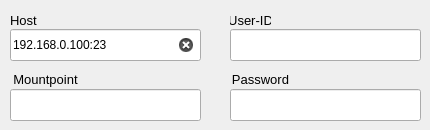
          <widget class="QWidget" name="tab_ntrip_2">
           <attribute name="title">
            <string>NTRIP Client</string>
           </attribute>
           <widget class="QLineEdit" name="lineEdit_str2str_out_ntrip_host_2">
            <property name="geometry">
             <rect>
              <x>10</x>
              <y>29</y>
              <width>191</width>
              <height>32</height>
             </rect>
            </property>
            <property name="text">
             <string>192.168.0.100:23</string>
            </property>
            <property name="clearButtonEnabled">
             <bool>true</bool>
            </property>
           </widget>
           <widget class="QLabel" name="label_74">
            <property name="geometry">
             <rect>
              <x>10</x>
              <y>69</y>
              <width>71</width>
              <height>20</height>
             </rect>
            </property>
            <property name="font">
             <font>
              <pointsize>10</pointsize>
             </font>
            </property>
            <property name="text">
             <string>Mountpoint</string>
            </property>
            <property name="alignment">
             <set>Qt::AlignCenter</set>
            </property>
           </widget>
           <widget class="QLabel" name="label_75">
            <property name="geometry">
             <rect>
              <x>230</x>
              <y>10</y>
              <width>41</width>
              <height>20</height>
             </rect>
            </property>
            <property name="font">
             <font>
              <pointsize>10</pointsize>
             </font>
            </property>
            <property name="text">
             <string>User-ID</string>
            </property>
            <property name="alignment">
             <set>Qt::AlignCenter</set>
            </property>
           </widget>
           <widget class="QLabel" name="label_76">
            <property name="geometry">
             <rect>
              <x>230</x>
              <y>69</y>
              <width>61</width>
              <height>20</height>
             </rect>
            </property>
            <property name="font">
             <font>
              <pointsize>10</pointsize>
             </font>
            </property>
            <property name="text">
             <string>Password</string>
            </property>
            <property name="alignment">
             <set>Qt::AlignCenter</set>
            </property>
           </widget>
           <widget class="QLineEdit" name="lineEdit_str2str_out_ntrip_mountpoint_2">
            <property name="geometry">
             <rect>
              <x>10</x>
              <y>89</y>
              <width>191</width>
              <height>32</height>
             </rect>
            </property>
            <property name="clearButtonEnabled">
             <bool>true</bool>
            </property>
           </widget>
           <widget class="QLineEdit" name="lineEdit_str2str_out_ntrip_pass_2">
            <property name="geometry">
             <rect>
              <x>230</x>
              <y>89</y>
              <width>191</width>
              <height>32</height>
             </rect>
            </property>
            <property name="clearButtonEnabled">
             <bool>true</bool>
            </property>
           </widget>
           <widget class="QLabel" name="label_77">
            <property name="geometry">
             <rect>
              <x>10</x>
              <y>10</y>
              <width>90</width>
              <height>21</height>
             </rect>
            </property>
            <property name="font">
             <font>
              <pointsize>10</pointsize>
              <weight>50</weight>
              <bold>false</bold>
             </font>
            </property>
            <property name="text">
             <string>Host</string>
            </property>
           </widget>
           <widget class="QLineEdit" name="lineEdit_str2str_out_ntrip_userid_2">
            <property name="geometry">
             <rect>
              <x>230</x>
              <y>29</y>
              <width>191</width>
              <height>32</height>
             </rect>
            </property>
            <property name="clearButtonEnabled">
             <bool>true</bool>
            </property>
           </widget>
          </widget>
